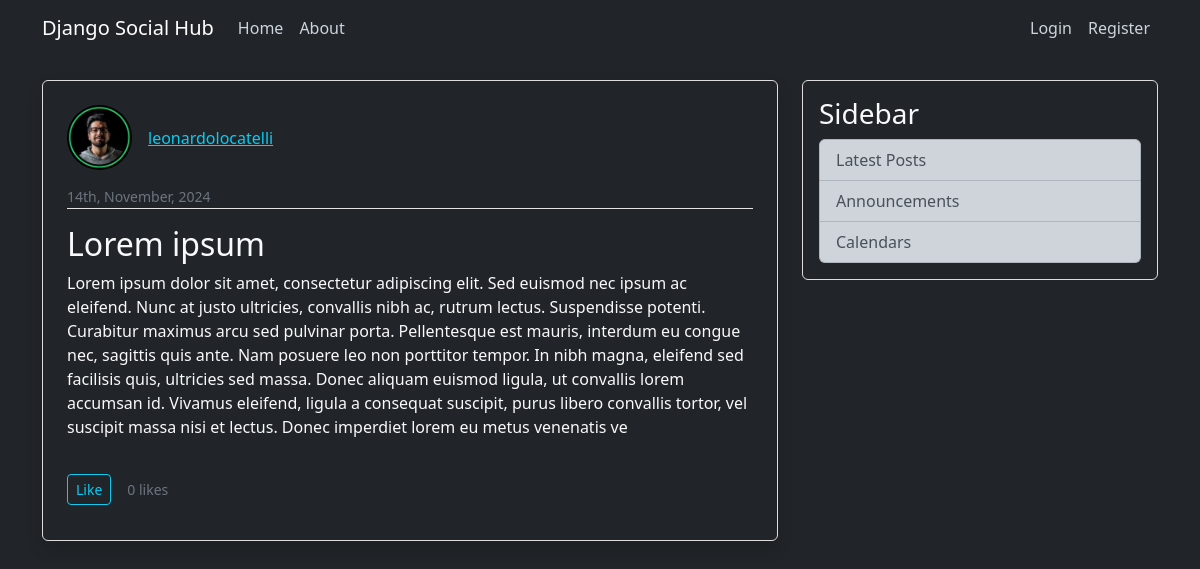
Screenshot of /post/15/ with the database file from the repository.
### blog/models.py (models this page shows, shortened)
class Post(models.Model):
    title = models.CharField(max_length=100)
    content = models.TextField()
    date_posted = models.DateTimeField(default=timezone.now)
    author = models.ForeignKey(User, on_delete=models.CASCADE)
    likes = models.ManyToManyField(User, related_name='liked_posts', blank=True)  # new field of likes
    def total_likes(self):
        return self.likes.count()

### users/models.py (models this page shows, shortened)
class Profile(models.Model):
    user = models.OneToOneField(User, on_delete=models.CASCADE)
    image = models.ImageField(default='default.jpg', upload_to='profile_pics')

### blog/views.py (the view)
# urls.py: path('post/<int:pk>/', PostDetailView.as_view(), name='post-detail'),
class PostDetailView(DetailView):
    model = Post

### blog/templates/blog/post_detail.html (shortened to what this page needs)
{% extends 'blog/base.html' %}
{% block content %}
  <article class="media content-section bg-dark text-light p-4 rounded shadow">
    <div class="d-flex align-items-center mb-3">
      <img class="rounded-circle article-img mr-3" src="{{ object.author.profile.image.url }}" alt="Author profile image" />
      <a class="text-info font-weight-bold" href="{% url 'user-posts' object.author.username %}">{{ object.author }}</a>
    </div>
    <div class="media-body">
      <div class="article-metadata d-flex justify-content-between align-items-center">
        <small class="text-secondary">{{ object.date_posted|date:'dS, F, Y' }}</small>
      </div>
      <h2 class="article-title text-light mt-3">{{ object.title }}</h2>
      <p class="article-content text-justify">{{ object.content }}</p>
    </div>
    <div class="d-flex align-items-center mt-4">
      <form action="{% url 'like-post' post.id %}" method="POST" class="mr-2">
        <button type="submit"
          class="btn btn-sm {% if user in post.likes.all %}
            btn-info
          {% else %}
            btn-outline-info
          {% endif %}">
          {% if user in post.likes.all %}
            Unlike
          {% else %}
            Like
          {% endif %}
        </button>
      </form>
      <small class="text-secondary p-3">{{ post.total_likes }} likes</small>
    </div>
  </article>
{% endblock %}

### blog/static/blog/main.css (style rules this page uses)
body { background: #fafafa; color: #333333; margin-top: 5rem; }
h1, h2, h3, h4, h5, h6 { color: #444444; }
.content-section { background: #ffffff; padding: 10px 20px; border: 1px solid #dddddd; border-radius: 3px; margin-bottom: 20px; }
.article-title { color: #444444; }
.article-content { white-space: pre-line; }
.article-img { height: 65px; width: 65px; margin-right: 16px; }
.article-metadata { padding-bottom: 1px; margin-bottom: 4px; border-bottom: 1px solid #e3e3e3 }

### rows the page displays
Post: author.profile.image (picture), author "leonardolocatelli", date_posted "14th, November, 2024", title "Lorem ipsum", content "Lorem ipsum dolor sit amet, consectetur adipiscing elit. Sed euismod nec ipsum ac eleifend. Nunc at justo ultricies, convallis nibh ac, rutrum lectus. Suspendisse potenti. Curabitur maximus arcu sed pulvinar porta. Pellentesque est mauris, interdum eu congue nec, sagittis quis ante. Nam posuere leo non porttitor tempor. In nibh magna, eleifend sed facilisis quis, ultricies sed massa. Donec aliquam euismod ligula, ut convallis lorem accumsan id. Vivamus eleifend, ligula a consequat suscipit, purus libero convallis tortor, vel suscipit massa nisi et lectus. Donec imperdiet lorem eu metus venenatis ve", total_likes "0"
